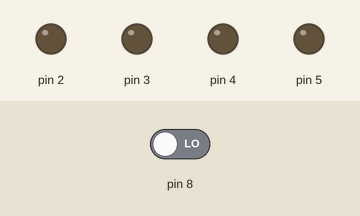
Bench run of a sketch on a simulated Arduino Uno, built with avr-gcc and run on an emulated ATmega328P. Parts: output pins drawn as LEDs (lit = HIGH). Inputs (shaded band) come from the test bench; at power-on: pin 8 LOW.

Above: at 1.2 s.
1.3 s: pin 8 driven HIGH
At 2.1 s:
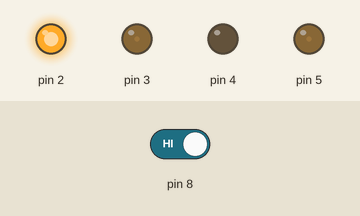
Timing chart, 0 to 7.4 s (numbered marks = the images above; inputs shaded):
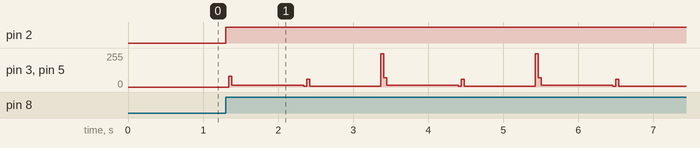

The sketch:

Q3_Speed.ino
```cpp
// C++ code
//
int pushbutton = 0;

int InputPin1 = 0;

int InputPin2 = 0;

int InputPin3 = 0;

int InputPin4 = 0;

int i = 0;

int j = 0;

void setup()
{
  pinMode(8, INPUT);
  pinMode(2, OUTPUT);
  pinMode(4, OUTPUT);
  pinMode(3, OUTPUT);
  pinMode(5, OUTPUT);
}

void loop()
{
  pushbutton = digitalRead(8);
  if (pushbutton == HIGH) {
    digitalWrite(2, HIGH);
    digitalWrite(4, LOW);
    for (i = 1; i <= 10000; i += 5) {
      analogWrite(3, i);
      analogWrite(5, i);
    }
    delay(1000); // Wait for 1000 millisecond(s)
    for (j = 10000; j >= 1; j -= 5) {
      analogWrite(3, j);
      analogWrite(5, j);
    }
    delay(1000); // Wait for 1000 millisecond(s)
  }
}
```

Measured:
- after the input at 1.3 s, pin 2: LOW → HIGH at once; pin 3, pin 5: 0/255 → 80/255 at once, then repeats every 2.1 s: 12/255 0.96 s, 5/255 0.04 s, 59/255 0.04 s, 5/255 0.95 s, 251/255 0.04 s, 69/255 0.04 s
